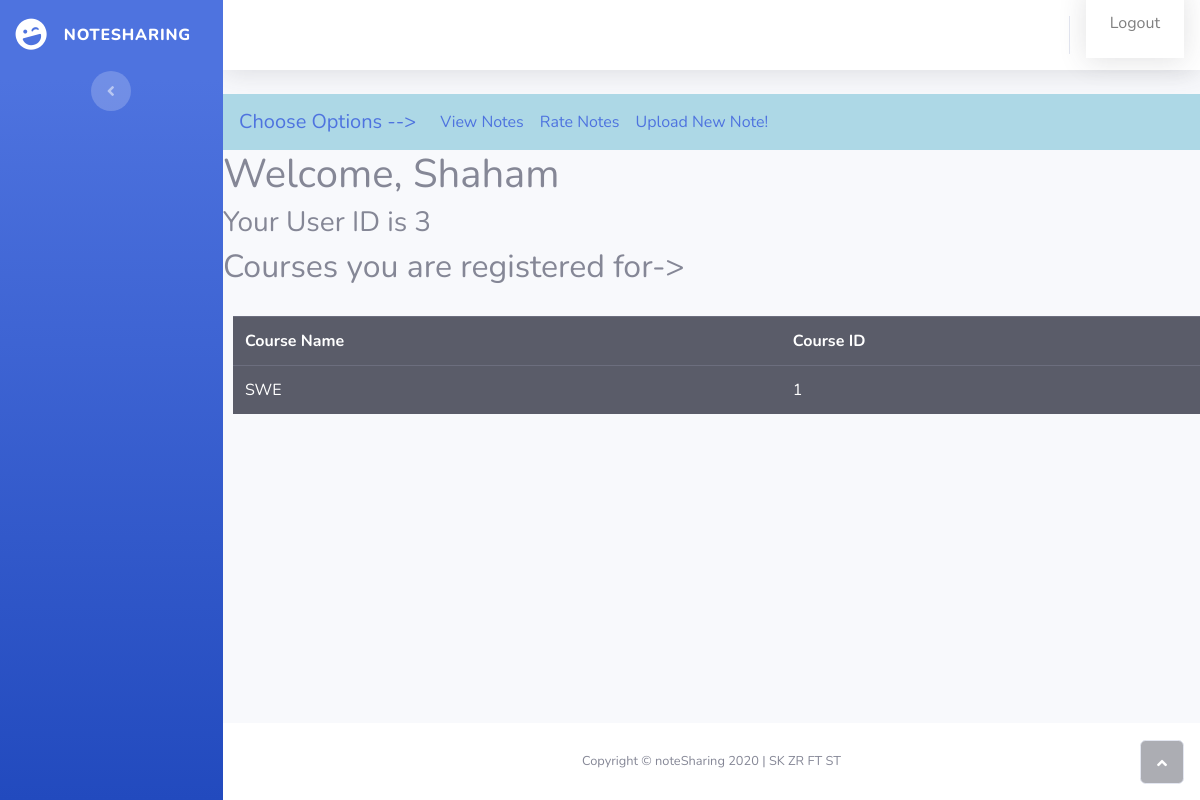
The page /profile (signed in) on the database its author committed.
### swe_project/models.py (models this page shows, shortened)
class Student(db.Model):
    id=db.Column(db.Integer,primary_key=True)
    user_id=db.Column(db.Integer,db.ForeignKey('user.id'),nullable=False)
    firstname=db.Column(db.String(20),nullable=False)
    lastname=db.Column(db.String(20),nullable=False)

class User(db.Model,UserMixin):
    id=db.Column(db.Integer, primary_key=True)
    password=db.Column(db.String(150),nullable=False)
    email=db.Column(db.String(40),nullable=False,unique=True)
    university_id=db.Column(db.Integer,db.ForeignKey('university.id'),nullable=False)
    st_fa=db.Column(db.Boolean,nullable=False) #True if Faculty
    uni_admin_check=db.Column(db.Boolean,nullable=False)#True if Uniadmin

class Courses(db.Model):
    id=db.Column(db.Integer,primary_key=True)
    uni_id=db.Column(db.Integer,db.ForeignKey('university.id'),nullable=False)
    name=db.Column(db.String(40),nullable=False)
    faculty_id=db.Column(db.Integer,db.ForeignKey('faculty.id'),nullable=False)
    department_id=db.Column(db.Integer,db.ForeignKey('department.id'),nullable=False)

### swe_project/routes.py (the view)
@app.route("/profile", methods=['GET','POST'])
@login_required
def profile():
    Student_or_Faculty=current_user.st_fa
    print(Student_or_Faculty)
    if Student_or_Faculty==True:
        name=Faculty.query.filter_by(user_id=current_user.id).first().firstname
    if Student_or_Faculty==False:
        name=Student.query.filter_by(user_id=current_user.id).first().firstname
    print("The current user id is "+str(current_user.id))
    return render_template('profile.html',University=University,User_FirstName=name,CourseList=Student_Course.studentcourselist(current_user.id))

### swe_project/models.py (called while the page is built)
@login_manager.user_loader
def load_user(user_id):
    return User.query.get(int(user_id))

    def studentcourselist(user_id): #Get all the courses for which a student is registered for...
        student=Student.query.filter_by(user_id=user_id).first()# Get The Student
        studentcourseList=[]#Add Courses he is registered for to this list
        print("THE TEST ID OF THE STUDENT IS ")
        print(student.id)
        StudentCourses=Student_Course.query.filter_by(student_id=student.id).all()#check if this works.
        print("TEST-2 VIEW ALL COURSE")
        for sc in StudentCourses:
            print("Student id is "+str(sc.student_id))
            print("Course id is "+str(sc.course_id))
        for courses in Courses.query.all():
            for studentcourse in StudentCourses:
                if studentcourse.course_id==courses.id:
                    studentcourseList.append(courses)
        return studentcourseList

### swe_project/templates/profile.html (shortened to what this page needs)
<!DOCTYPE html>
<html>
<head>
    <link rel="stylesheet" href="static/assets/bootstrap/css/bootstrap.min.css">
    <link rel="stylesheet" href="static/assets/fonts/fontawesome-all.min.css">
</head>
<body id="page-top">
    <div id="wrapper">
        <nav class="navbar navbar-dark align-items-start sidebar sidebar-dark accordion bg-gradient-primary p-0">
            <div class="container-fluid d-flex flex-column p-0">
                <a class="navbar-brand d-flex justify-content-center align-items-center sidebar-brand m-0" href="#">
                    <div class="sidebar-brand-icon rotate-n-15"><i class="fas fa-laugh-wink"></i></div>
                    <div class="sidebar-brand-text mx-3"><span>noteSharing</span></div>
                </a>
                <div class="text-center d-none d-md-inline"><button class="btn rounded-circle border-0" id="sidebarToggle" type="button"></button></div>
            </div>
        </nav>
        <div class="d-flex flex-column" id="content-wrapper">
            <div id="content">
                <nav class="navbar navbar-light navbar-expand bg-white shadow mb-4 topbar static-top">
                    <div class="container-fluid"><button class="btn btn-link d-md-none rounded-circle mr-3" id="sidebarToggleTop" type="button"></button>
                        <ul class="nav navbar-nav flex-nowrap ml-auto">
                                <nav class="navbar navbar-dark navbar-expand bg-white shadow mb-4 topbar static-top">
                                    <a class="nav-item nav-link" href="{{ url_for('logout') }}">Logout</a>
                                </nav>
            </div>
            </nav>
            <nav class="navbar navbar-expand-lg class="navbar navbar-light" style="background-color:lightblue;">
                    <a class="navbar-brand" href="#">Choose Options --></a>
                    <div class="collapse navbar-collapse" id="navbarSupportedContent">
                      <ul class="navbar-nav mr-auto">
                        <li class="nav-item ">
                          <a class="nav-link" href="{{url_for('ViewNote')}}">View Notes <span class="sr-only">(current)</span></a>
                        </li>
                        <li class="nav-item">
                                <a class="nav-link" href="{{url_for('rate')}}">Rate Notes</a>
                        </li>
                        <li class="nav-item">
                            <a class="nav-link" href="{{url_for('upload')}}">Upload New Note!</a>
                    </li>
                    </ul>
             </nav>
    <h1>
        Welcome, {{User_FirstName}}
    </h1>
    <h3>
        Your User ID is {{current_user.id}}
    </h3>
    <h2>
        Courses you are registered for->
    </h2>
    <table class= "table table-dark" style="margin-top: 30px; margin-left: 10px;">
        <tr>
            <th scope="col">
                Course Name
            </th>
            <th scope= "col">
                Course ID
            </th>
        </tr>
    {%for user in CourseList%}
        <tr>
            <td scope="col">
                {{user.name}}
            </td>
            <td scope="col">
                {{user.id}}
            </td>
        </tr>
    {%endfor%}
    </table>
        </div>
        <footer class="bg-white sticky-footer">
            <div class="container my-auto">
                <div class="text-center my-auto copyright"><span>Copyright © noteSharing 2020 | SK ZR FT ST</span></div>
            </div>
        </footer>
    </div><a class="border rounded d-inline scroll-to-top" href="#page-top"><i class="fas fa-angle-up"></i></a></div>
</body>
</html>

### rows shown on the page
Student: firstname "Shaham"
User: id "3"
Courses: name "SWE", id "1"
